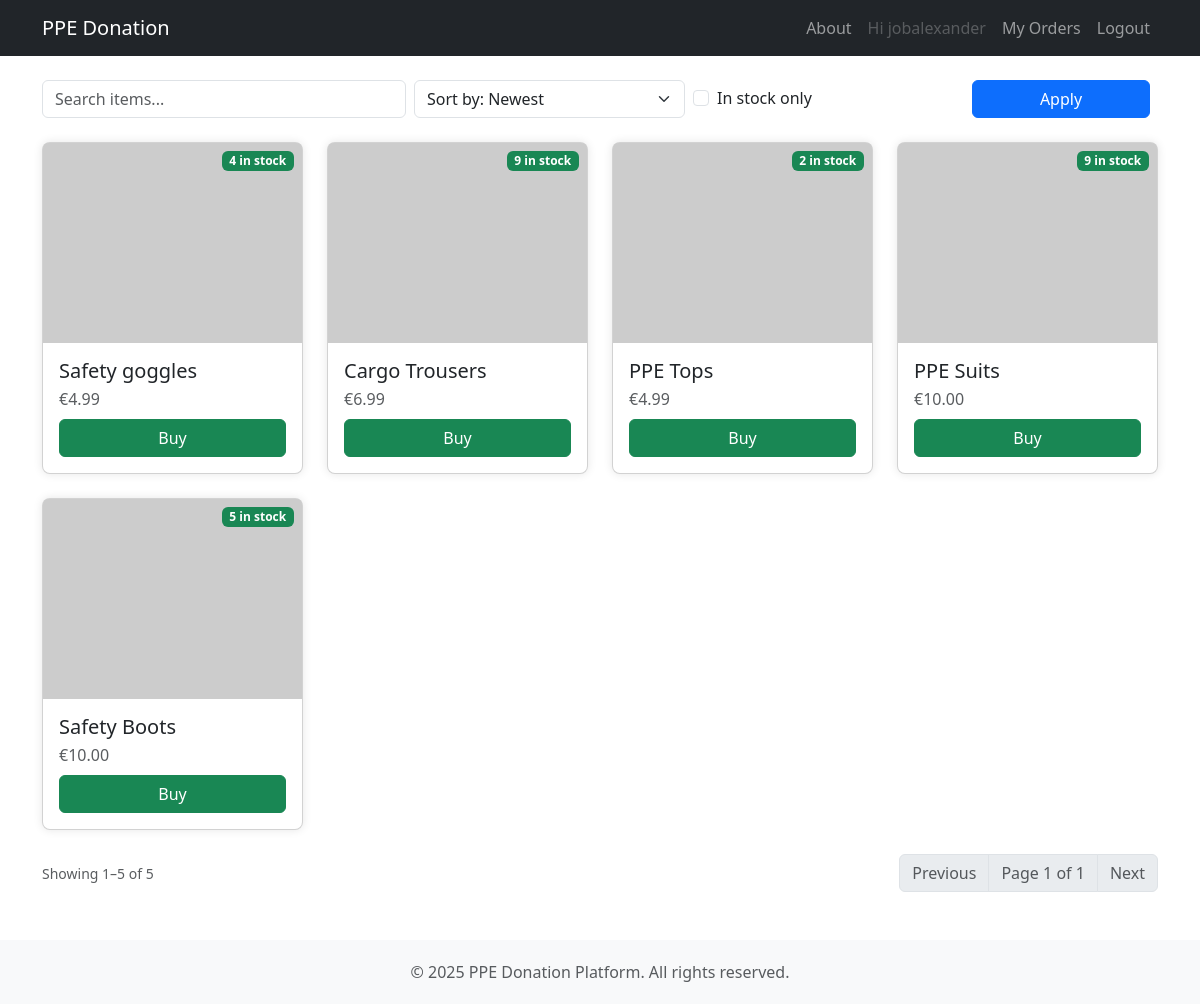
The app's page /items/ (signed in) with its own data.
### items/models.py (models this page shows, shortened)
class Item(models.Model):
    name = models.CharField(max_length=255)
    price = models.FloatField()
    stock = models.IntegerField()
    image_url = models.CharField(max_length=255)

### items/views.py (the view)
# urls.py: path('', views.index, name='items_index'),            # item list page
def index(request):
    qs = Item.objects.all().order_by('-id')  # newest first
    q = (request.GET.get('q') or '').strip()
    if q:
        qs = qs.filter(name__icontains=q)
    in_stock = request.GET.get('in_stock') == '1'
    if in_stock:
        qs = qs.filter(stock__gt=0)
    sort = request.GET.get('sort') or ''
    if sort == 'price_asc':
        qs = qs.order_by('price')
    elif sort == 'price_desc':
        qs = qs.order_by('-price')
    elif sort == 'name':
        qs = qs.order_by('name')
    paginator = Paginator(qs, 8)  # cards per page
    page_obj = paginator.get_page(request.GET.get('page'))
    return render(request, 'index.html', {
        'page_obj': page_obj,
        'q': q,
        'in_stock': in_stock,
        'sort': sort,
    })

### items/templates/index.html (shortened to what this page needs)
{% extends "base.html" %}
{% block content %}
<div class="d-flex flex-wrap align-items-center gap-2 mb-4">
  <form class="row g-2 w-100" method="get" action="">
    <div class="col-12 col-md-4">
      <input type="search" class="form-control" name="q" placeholder="Search items..."
             value="{{ q }}">
    </div>
    <div class="col-12 col-md-3">
      <select name="sort" class="form-select">
        <option value="" {% if not sort %}selected{% endif %}>Sort by: Newest</option>
      </select>
    </div>
    <div class="col-12 col-md-3 d-flex align-items-center">
      <div class="form-check">
        <input class="form-check-input" type="checkbox" value="1" id="instock" name="in_stock"
               {% if in_stock %}checked{% endif %}>
        <label class="form-check-label" for="instock">
          In stock only
        </label>
      </div>
    </div>
    <div class="col-12 col-md-2 d-grid">
      <button type="submit" class="btn btn-primary">Apply</button>
    </div>
  </form>
</div>
{% if page_obj.object_list %}
  <div class="row row-cols-1 row-cols-sm-2 row-cols-md-3 row-cols-lg-4 g-4">
    {% for item in page_obj.object_list %}
      <div class="col">
        <div class="card h-100 item-card position-relative">
          <img
            src="{{ item.image_url }}"
            class="card-img-top item-img"
            alt="{{ item.name }}"
            loading="lazy"
            onerror="this.onerror=null;this.src='https://via.placeholder.com/600x400?text=PPE+Item';"
          >
          {% if item.stock > 0 %}
            <span class="badge bg-success position-absolute top-0 end-0 m-2">
              {{ item.stock }} in stock
            </span>
          {% else %}
            <span class="badge bg-danger position-absolute top-0 end-0 m-2">
              Out of stock
            </span>
          {% endif %}
          <div class="card-body d-flex flex-column">
            <h5 class="card-title mb-1 text-truncate" title="{{ item.name }}">{{ item.name }}</h5>
            <p class="text-muted mb-2">€{{ item.price|floatformat:2 }}</p>
            <div class="mt-auto">
              {% if item.stock > 0 %}
                <a href="{% url 'buy_item' item.id %}" class="btn btn-success w-100">Buy</a>
              {% else %}
                <button class="btn btn-secondary w-100" disabled>Out of stock</button>
              {% endif %}
            </div>
          </div>
        </div>
      </div>
    {% endfor %}
  </div>
  <div class="d-flex justify-content-between align-items-center mt-4">
    <div class="text-muted small">
      Showing
      {% with start=page_obj.start_index end=page_obj.end_index total=page_obj.paginator.count %}
        {{ start }}–{{ end }} of {{ total }}
      {% endwith %}
    </div>
    <nav aria-label="Items pagination">
      <ul class="pagination mb-0">
        {% if page_obj.has_previous %}
          <li class="page-item">
            <a class="page-link" href="?q={{ q }}&sort={{ sort }}{% if in_stock %}&in_stock=1{% endif %}&page={{ page_obj.previous_page_number }}">Previous</a>
          </li>
        {% else %}
          <li class="page-item disabled"><span class="page-link">Previous</span></li>
        {% endif %}
        <li class="page-item disabled">
          <span class="page-link">Page {{ page_obj.number }} of {{ page_obj.paginator.num_pages }}</span>
        </li>
        {% if page_obj.has_next %}
          <li class="page-item">
            <a class="page-link" href="?q={{ q }}&sort={{ sort }}{% if in_stock %}&in_stock=1{% endif %}&page={{ page_obj.next_page_number }}">Next</a>
          </li>
        {% else %}
          <li class="page-item disabled"><span class="page-link">Next</span></li>
        {% endif %}
      </ul>
    </nav>
  </div>
{% else %}
  <div class="text-center py-5">
    <h5 class="mb-2">No items found</h5>
    <p class="text-muted">Try clearing filters or searching with a different term.</p>
    <a href="{% url 'home' %}" class="btn btn-outline-secondary">Reset</a>
  </div>
{% endif %}
{% endblock %}

### items/templates/base.html (shortened to what this page needs)
<!DOCTYPE html>
<html lang="en">
<head>
    <link href="https://cdn.jsdelivr.net/npm/bootstrap@5.3.0/dist/css/bootstrap.min.css" rel="stylesheet">
</head>
<body>
<nav class="navbar navbar-expand-lg navbar-dark bg-dark">
  <div class="container">
    <a class="navbar-brand" href="{% url 'home' %}">PPE Donation</a>
    <div class="collapse navbar-collapse" id="navbarNav">
      <ul class="navbar-nav ms-auto">
        <li class="nav-item">
          <a class="nav-link" href="{% url 'about' %}">About</a>
        </li>
        {% if user.is_authenticated %}
          <li class="nav-item">
            <a class="nav-link disabled">Hi {{ user.username }}</a>
          </li>
          <li class="nav-item">
            <a class="nav-link" href="{% url 'my_orders' %}">My Orders</a>
          </li>
          <li class="nav-item">
            <a class="nav-link" href="{% url 'logout' %}">Logout</a>
          </li>
        {% endif %}
      </ul>
    </div>
  </div>
</nav>
<div class="container mt-4">
  {% block content %}{% endblock %}
</div>
<footer class="mt-5">
  <div class="container">
    <p class="text-muted mb-0">© 2025 PPE Donation Platform. All rights reserved.</p>
  </div>
</footer>
</body>
</html>

### items/templates/base.html (style rules this page uses)
.item-card { box-shadow: 0 0 10px rgba(0,0,0,0.1); border-radius: 8px; }
.item-img { object-fit: cover; height: 200px; }
footer { background-color: #f8f9fa; padding: 20px 0; margin-top: 40px; text-align: center; }

### records on screen
Item: stock "4", name "Safety goggles", price "4.99", shows "Buy"
Item: stock "9", name "Cargo Trousers", price "6.99", shows "Buy"
Item: stock "2", name "PPE Tops", price "4.99", shows "Buy"
Item: stock "9", name "PPE Suits", price "10.00", shows "Buy"
Item: stock "5", name "Safety Boots", price "10.00", shows "Buy"

### other values on screen
{{ user.username }} "jobalexander"
{{ start }} "1"
{{ end }} "5"
{{ total }} "5"
{{ page_obj.number }} "1"
{{ page_obj.paginator.num_pages }} "1"
